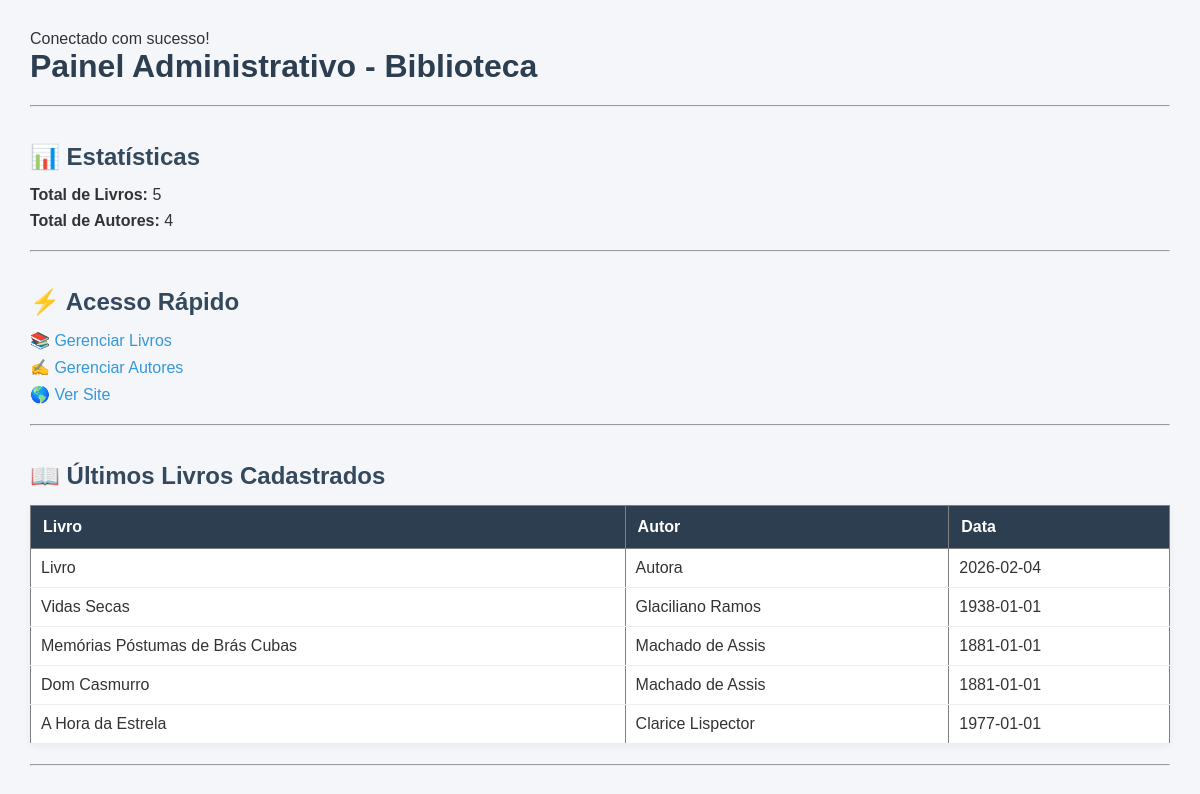
Page /site-backend/index.php on the committed database.
### tables this page shows
CREATE TABLE `livros` (
  `id` int(10) unsigned NOT NULL AUTO_INCREMENT,
  `titulo` varchar(100) NOT NULL,
  `editora` varchar(50) NOT NULL,
  `data_lancamento` date NOT NULL,
  `autor_id` int(10) unsigned DEFAULT NULL,
  PRIMARY KEY (`id`),
  KEY `autor_id` (`autor_id`),
  CONSTRAINT `livros_ibfk_1` FOREIGN KEY (`autor_id`) REFERENCES `autores` (`ID`)
);

CREATE TABLE `autores` (
  `ID` int(10) unsigned NOT NULL AUTO_INCREMENT,
  `nome` varchar(100) NOT NULL,
  `nacionalidade` varchar(50) NOT NULL,
  PRIMARY KEY (`ID`)
);

### site-backend/index.php (the view)
<?php
include('connection.php');
include('header.php');
$totalLivros = mysqli_fetch_assoc(
    mysqli_query($db, "SELECT COUNT(*) AS total FROM livros")
)['total'];
$totalAutores = mysqli_fetch_assoc(
    mysqli_query($db, "SELECT COUNT(*) AS total FROM autores")
)['total'];
$ultimosLivros = mysqli_query($db, "
    SELECT livros.titulo AS livro,
           autores.nome AS autor,
           livros.data_lancamento
    FROM livros
    JOIN autores ON livros.autor_id = autores.id
    ORDER BY livros.id DESC
    LIMIT 5
");
?>
<body>
<h1>Painel Administrativo - Biblioteca</h1>
<hr>
<br><br>
<h2>📊 Estatísticas</h2>
<ul>
    <li><strong>Total de Livros:</strong> <?php echo $totalLivros; ?></li>
    <li><strong>Total de Autores:</strong> <?php echo $totalAutores; ?></li>
</ul>
<hr>
<br><br>
<h2>⚡ Acesso Rápido</h2>
<ul>
    <li><a href="livros/index.php">📚 Gerenciar Livros</a></li>
    <li><a href="autores/index.php">✍ Gerenciar Autores</a></li>
    <li><a href="http://biblioteca.com.br/index.php">🌎 Ver Site</a></li>
</ul>
<hr>
<br><br>
<h2>📖 Últimos Livros Cadastrados</h2>
<table border="1">
<tr>
    <th>Livro</th>
    <th>Autor</th>
    <th>Data</th>
</tr>
<?php while($row = mysqli_fetch_assoc($ultimosLivros)) { ?>
<tr>
    <td><?php echo $row['livro']; ?></td>
    <td><?php echo $row['autor']; ?></td>
    <td><?php echo $row['data_lancamento']; ?></td>
</tr>
<?php } ?>
</table>
<hr>
<br><br>
</body>
</html>

### site-backend/header.php (shortened to what this page needs)
<!DOCTYPE html>
<html lang="pt-br">
<head>
    <link rel="stylesheet" href="../main.css">
</head>

### site-backend/main.css (style rules this page uses)
* { margin: 0; padding: 0; box-sizing: border-box; }
body { font-family: Arial, Helvetica, sans-serif; background-color: #f4f6f9; color: #333; padding: 30px; }
h1 { margin-bottom: 20px; color: #2c3e50; }
h2 { margin-bottom: 15px; color: #34495e; }
a { text-decoration: none; color: #3498db; font-weight: 500; }
table { width: 100%; border-collapse: collapse; background-color: white; margin-bottom: 20px; box-shadow: 0 2px 8px rgba(0,0,0,0.05); }
table th { background-color: #2c3e50; color: white; padding: 12px; text-align: left; }
table td { padding: 10px; border-bottom: 1px solid #eee; }
ul { list-style: none; margin-bottom: 20px; }
ul li { margin-bottom: 8px; }

### rows in the picture
livros: titulo "Livro", autor.nome "Autora", data_lancamento "2026-02-04"
livros: titulo "Vidas Secas", autor.nome "Glaciliano Ramos", data_lancamento "1938-01-01"
livros: titulo "Memórias Póstumas de Brás Cubas", autor.nome "Machado de Assis", data_lancamento "1881-01-01"
livros: titulo "Dom Casmurro", autor.nome "Machado de Assis", data_lancamento "1881-01-01"
livros: titulo "A Hora da Estrela", autor.nome "Clarice Lispector", data_lancamento "1977-01-01"

### other values in the picture
$totalLivros "5"
$totalAutores "4"
